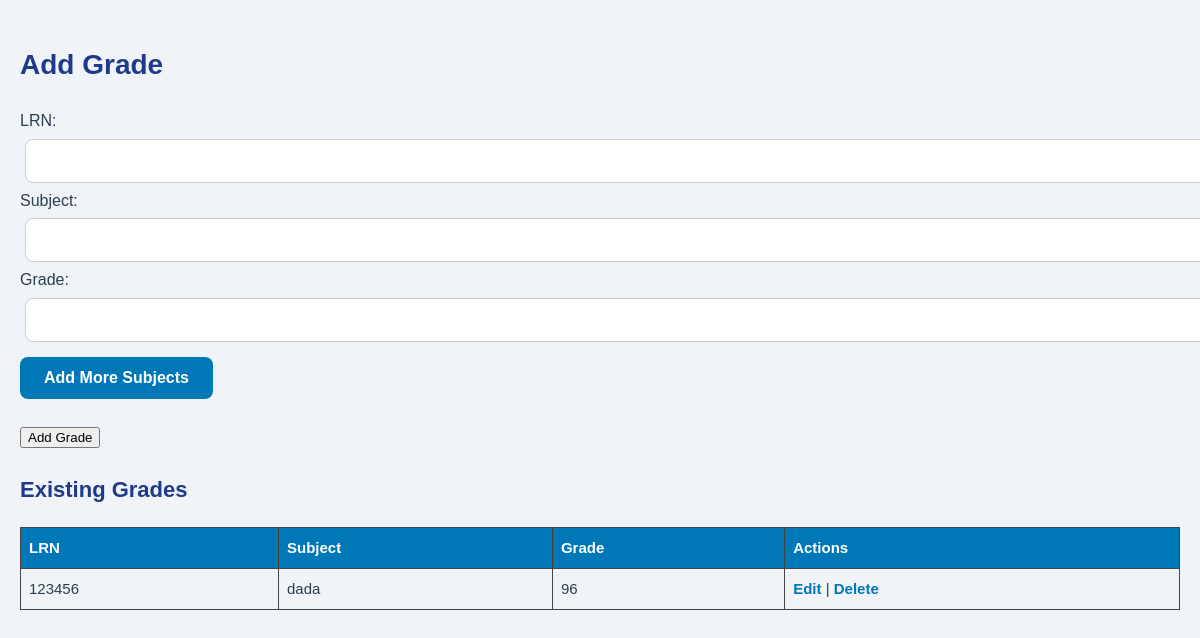
The page /grades.php on the database as committed earlier.
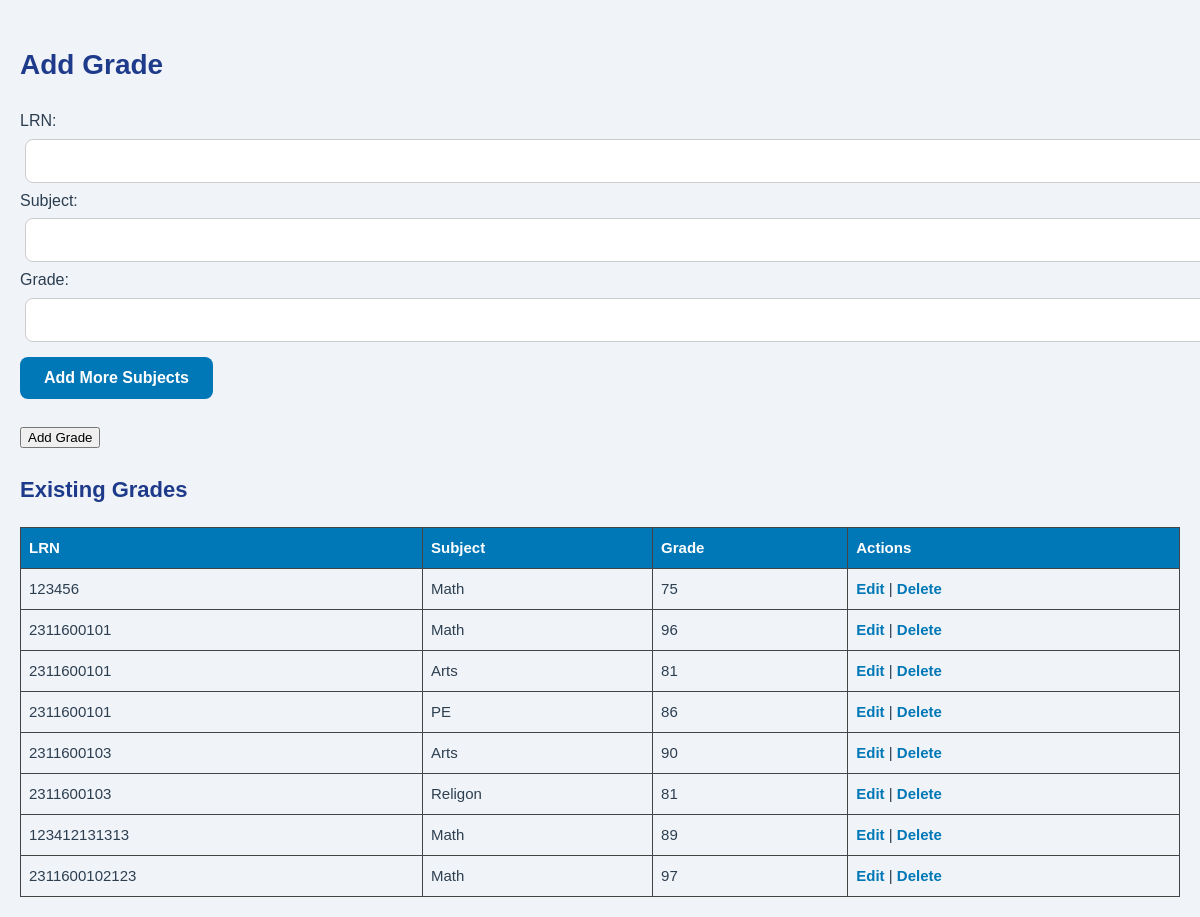
The same page on the database as committed later.
### tables this page shows
CREATE TABLE `grades` (
  `id` int(11) NOT NULL,
  `student_id` bigint(20) NOT NULL,
  `subject` varchar(100) NOT NULL,
  `grade` varchar(10) NOT NULL
);

### grades.php (the view, shortened to what this page needs)
<?php
include 'db.php';
?>
<!DOCTYPE html>
<html>
<head>
    <link rel="stylesheet" type="text/css" href="css/admin.css">
</head>
<body>
<h2>Add Grade</h2>
<form method="POST" action="grades.php">
    LRN: <input type="text" name="student_id" required><br>
    <div id="addSubjects">
        Subject: <input type="text" name="subject[]" required>
        Grade: <input type="text" name="grade[]" required><br>
    </div>
    <button type="button" onclick="addMore()">Add More Subjects</button><br><br>
    <input type="submit" value="Add Grade">
</form>
<h3>Existing Grades</h3>
<table>
    <tr><th>LRN</th><th>Subject</th><th>Grade</th><th>Actions</th></tr>
    <?php
    $result = $conn->query("SELECT * FROM grades ORDER BY student_id");
    if ($result) {
        while($row = $result->fetch_assoc()) {
            echo "<tr>
                    <td>{$row['student_id']}</td>
                    <td>{$row['subject']}</td>
                    <td>{$row['grade']}</td>
                    <td>
                        <a href='grades.php?edit_lrn={$row['student_id']}'>Edit</a> |
                        <a href='grades.php?delete={$row['id']}' onclick=\"return confirm('Delete this grade?')\">Delete</a>
                    </td>
                  </tr>";
        }
    }
    ?>
</table>
</body>
</html>

Rows that differ between the two databases and show on the page:
removed grades: student "123456", subject "dada", grade "96"
added grades: student "123456", subject "Math", grade "75"
added grades: student "2311600101", subject "Math", grade "96"
added grades: student "2311600101", subject "Arts", grade "81"
added grades: student "2311600101", subject "PE", grade "86"
added grades: student "2311600103", subject "Arts", grade "90"
added grades: student "2311600103", subject "Religon", grade "81"
added grades: student "123412131313", subject "Math", grade "89"
added grades: student "2311600102123", subject "Math", grade "97"
